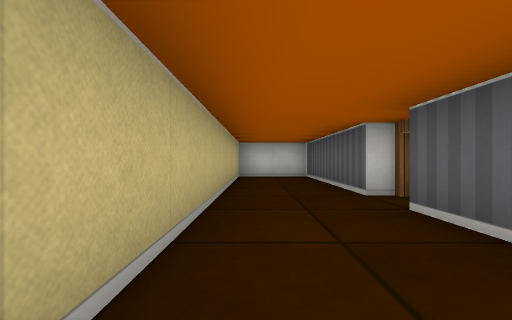
View 1 (above)

17 first-person views from a walk through a cub3D ray-caster map. The camera is about half as high as the walls, looks level and sees 90° across. The floor is counted in squares. Each view is taken from the middle of a square. On the plan, view 1 faces up. The plan holds only what a view shows up to about 9 squares ahead; the rest is blank.

View 2
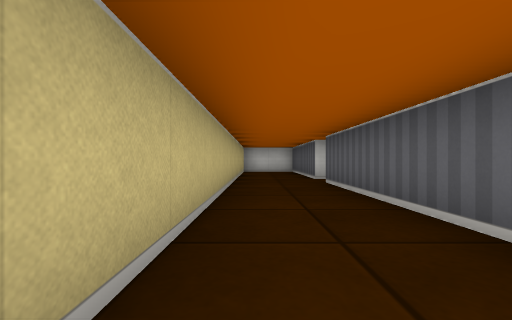

View 3
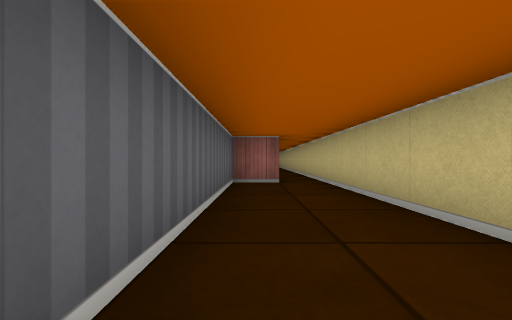

View 4
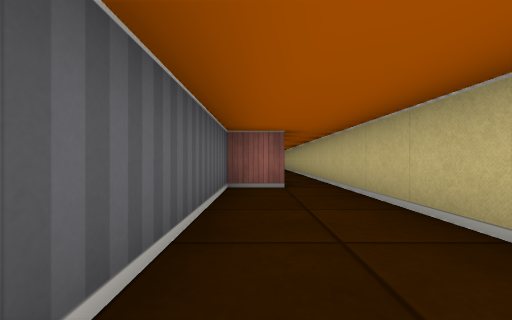

View 5
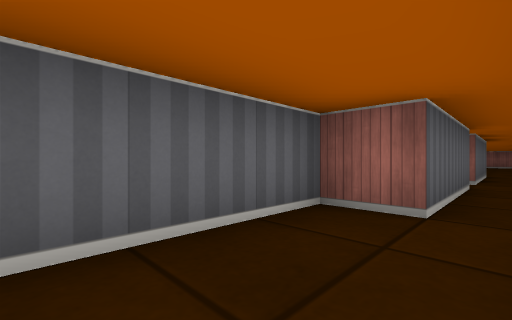

View 6
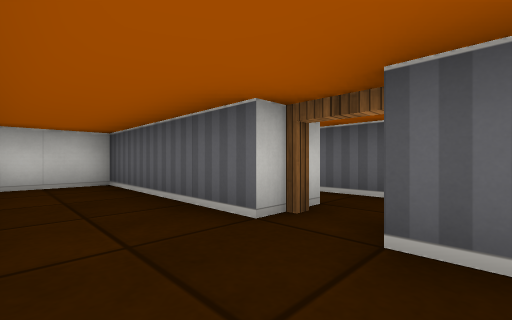

View 7
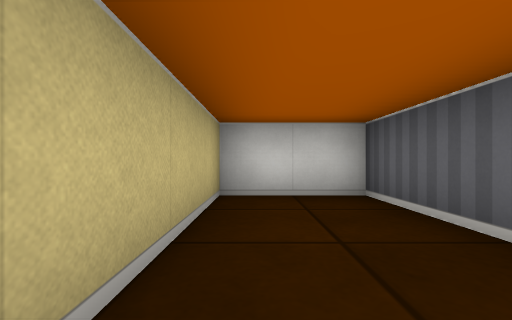

View 8
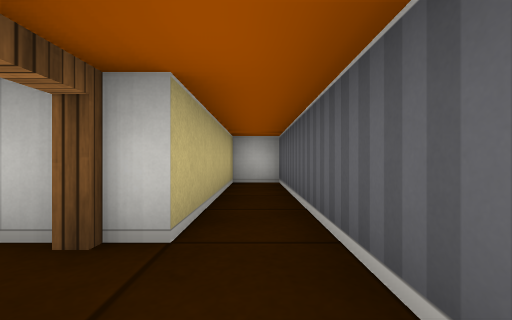

View 9
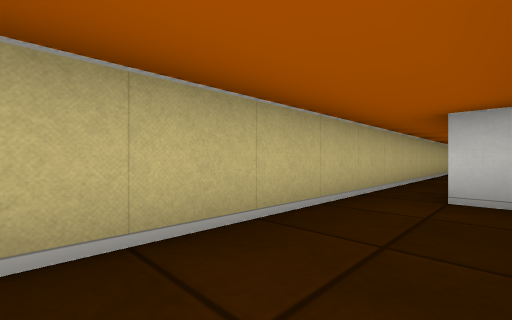

View 10
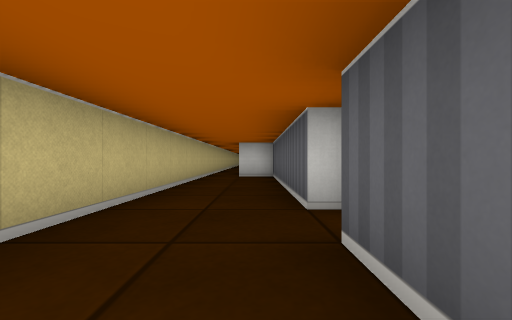

View 11
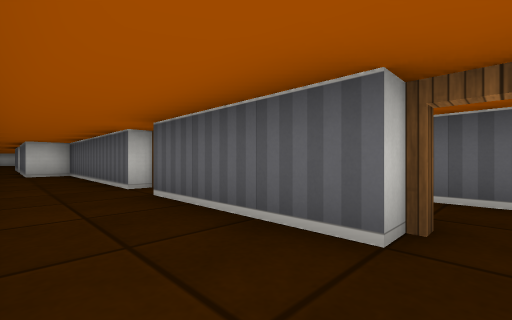

View 12
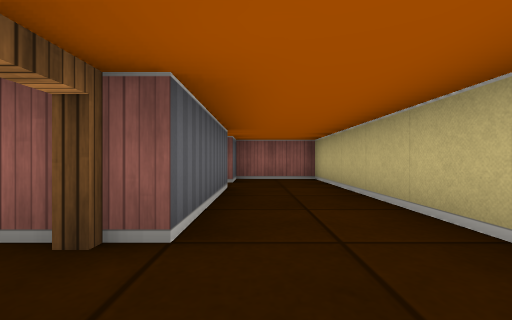

View 13
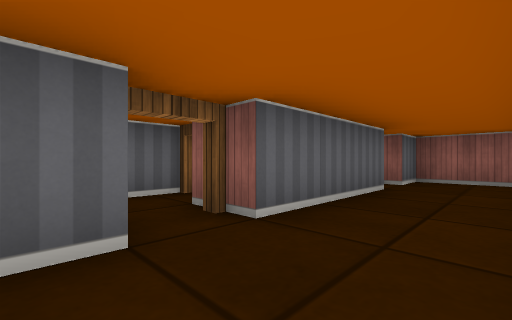

View 14
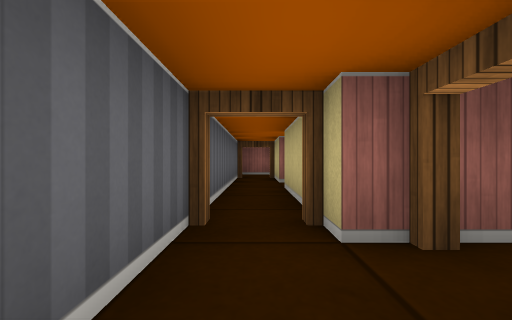

View 15
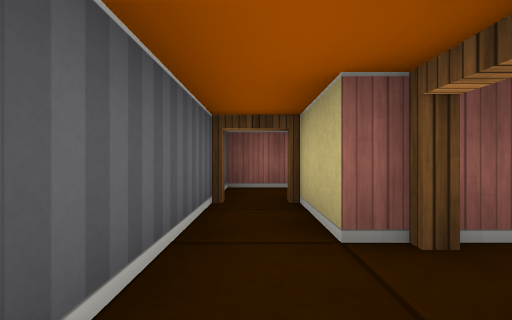

View 16
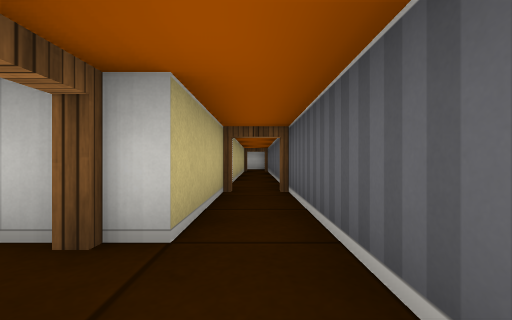

View 17
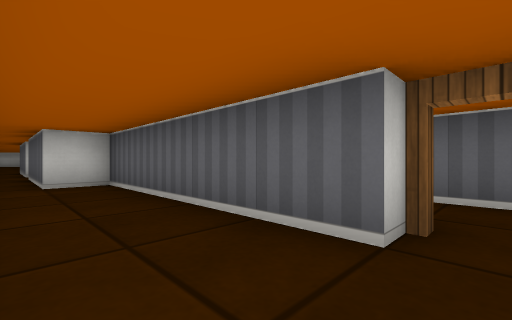

### Floor plan
Ten units are one square. View 1 is at (0, 0); x grows to the right and y downward. Boxes are objects, and circles mark ways between rooms. Rooms are numbered by the first view taken in them; rooms with no view inside come last. Other rooms are left out.
<svg viewBox="-10 -80 50 316">
<path fill="none" stroke="#000" d="M15 -35 15 -75 -5 -75 -5 115M5 75 5 45 15 45 15 -25M5 115 5 86M35 -25 35 -75 25 -75 25 -35M15 165 15 115 5 115M15 205 15 175M-5 115 -5 225 15 225 15 215M25 132 25 165M35 180 35 135M25 215 25 231M25 175 25 205M35 230 35 180"/>
<circle cx="20" cy="-30" r="3" fill="#2a7"/>
<circle cx="0" cy="110" r="3" fill="#2a7"/>
<circle cx="20" cy="170" r="3" fill="#2a7"/>
<circle cx="20" cy="210" r="3" fill="#2a7"/>
<circle cx="30" cy="180" r="3" fill="#2a7"/>
<text x="0" y="10">1</text>
<text x="30" y="-20">2</text>
<text x="0" y="170">3</text>
<text x="30" y="140">4</text>
<text x="30" y="200">5</text>
</svg>
Room 1 opens to room 2. Room 1 opens to room 3. Room 3 opens to room 4. Room 3 opens to room 5. Room 4 opens to room 5.

Where each view was taken, in squares from view 1:
view 1: 0 up, 0 right, facing up
view 2: 3 down, 0 right, facing up
view 3: 1 up, 1 right, facing down
view 4: 0 up, 1 right, facing down
view 5: 2 down, 0 right, facing down-right
view 6: 2 up, 0 right, facing up-right
view 7: 4 up, 0 right, facing up
view 8: 2 up, 3 right, facing up
view 9: 15 down, 1 right, facing up-left
view 10: 19 down, 1 right, facing up
view 11: 21 down, 0 right, facing up-right
view 12: 16 down, 1 right, facing down
view 13: 16 down, 0 right, facing down-right
view 14: 16 down, 3 right, facing down
view 15: 20 down, 3 right, facing down
view 16: 22 down, 3 right, facing up
view 17: 17 down, 0 right, facing up-right
